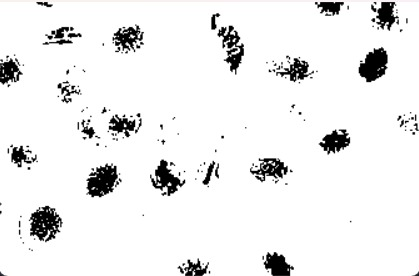
#> input picture Nomor7.jpg, 419 x 276 px, found by its file name
$ python 52_suplemen9_dilasi.py
#> lines starting #> are read from the running program, lines starting #| are printed output that depends on the picture; after the words box and inside, x2 and y2 are one past the last pixel; in counts of white or black regions, pixels touching at a corner belong together
import cv2
import numpy as np
from matplotlib import pyplot as plt

imggambar = cv2.imread("./Nomor7.jpg", 0)
#> imggambar: shape (276, 419); min 0, max 255, mean 237
kernel = np.ones((1, 1), np.uint8)
kernel2 = np.ones((15, 15), np.uint8)

imgCanny = cv2.Canny(imggambar, 10, 150)
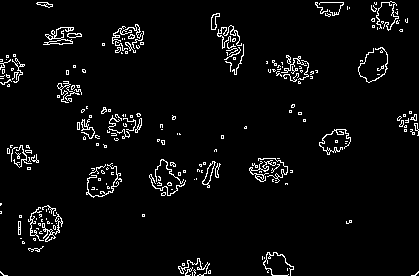
#> imgCanny: shape (276, 419); 4.2% white in thin lines or dots
imgdilation = cv2.dilate(imgCanny, kernel, iterations=1)
imgdilation2 = cv2.dilate(imgCanny, kernel2, iterations=1)
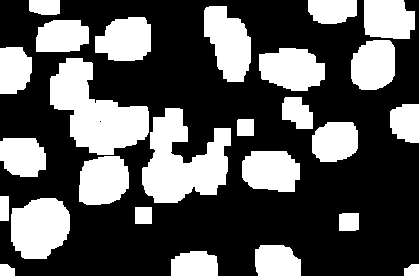
#> imgdilation2: shape (276, 419); 34.8% white; 26 white regions, largest, box (x1, y1, x2, y2) and area: (50, 58, 149, 155) 5164, (142, 108, 231, 203) 5051, (11, 198, 70, 259) 2890
imgdilation3 = ~imgdilation2

tampil_hor = np.concatenate((imggambar, imgdilation, imgdilation2), axis=1)
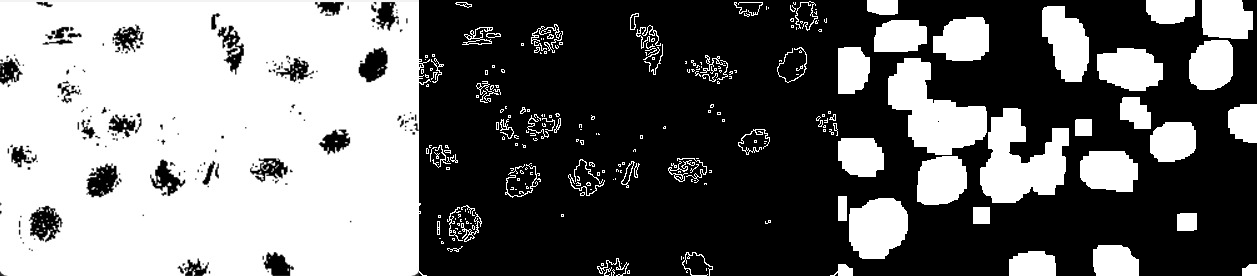
#> tampil_hor: shape (276, 1257); min 0, max 255, mean 112.1
# tampil_hor=np.concatenate((imggambar,mg),axis=0)

cv2.imshow('hasil akhir', tampil_hor)

# cv2.imshow("dilate Image 5",imgdilation2)
cv2.waitKey(0)
cv2.destroyAllWindows

$ run again, with Nomor1.jpg copied over Nomor7.jpg
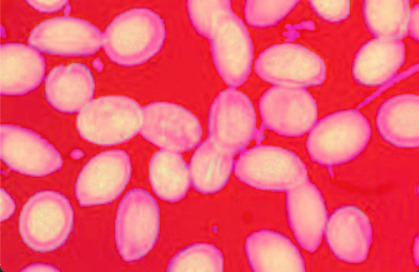
#> input picture Nomor1.jpg, 419 x 272 px, found by its file name
#> `imgCanny = cv2.Canny(imggambar, 10, 150)`:
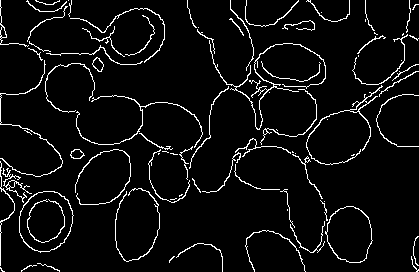
#> imgCanny: shape (272, 419); 5.6% white in thin lines or dots
#> imgdilation2: shape (272, 419); 63.1% white; 39 black regions (1 under 20 px), largest, box (x1, y1, x2, y2) and area: (57, 188, 282, 272) 7299, (312, 146, 419, 272) 6517, (79, 0, 214, 108) 4672
#> `tampil_hor = np.concatenate((imggambar, imgdilation, imgdilation2), ax..`:
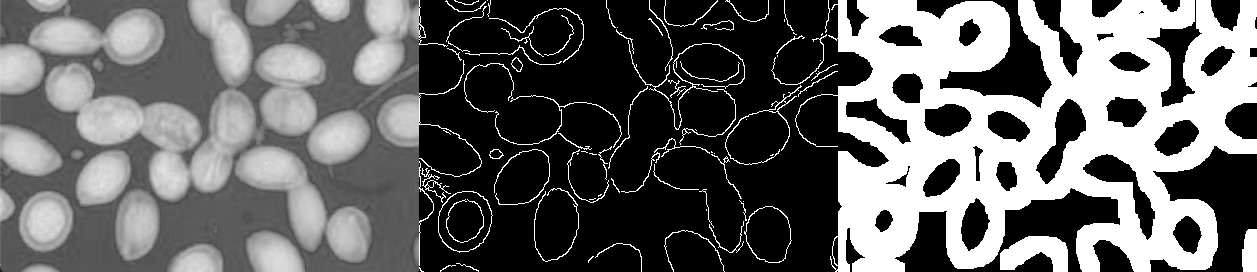
#> tampil_hor: shape (272, 1257); min 0, max 255, mean 103.5

$ run again, with Nomor3.jpg copied over Nomor7.jpg
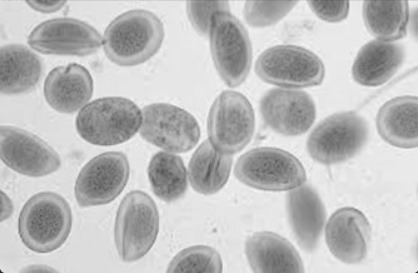
#> input picture Nomor3.jpg, 418 x 273 px, found by its file name
#> `imgCanny = cv2.Canny(imggambar, 10, 150)`:
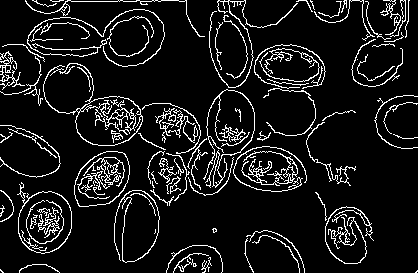
#> imgCanny: shape (273, 418); 9.6% white in thin lines or dots
#> imgdilation2: shape (273, 418); 73% white; 36 black regions (11 under 20 px), largest, box (x1, y1, x2, y2) and area: (58, 14, 418, 273) 18228, (95, 8, 214, 108) 4079, (0, 102, 85, 187) 1456
#> `tampil_hor = np.concatenate((imggambar, imgdilation, imgdilation2), ax..`:
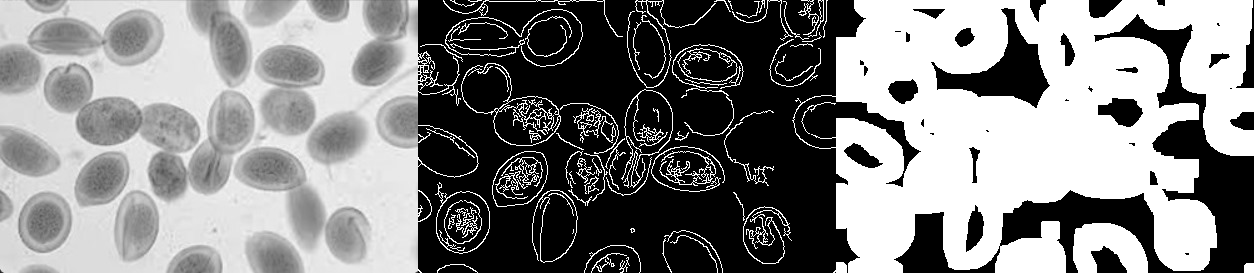
#> tampil_hor: shape (273, 1254); min 0, max 255, mean 133.6
